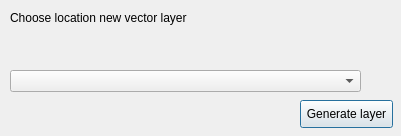
<?xml version="1.0" encoding="UTF-8"?>
<ui version="4.0">
 <class>Dialog</class>
 <widget class="QDialog" name="Dialog">
  <property name="geometry">
   <rect>
    <x>0</x>
    <y>0</y>
    <width>401</width>
    <height>136</height>
   </rect>
  </property>
  <property name="windowTitle">
   <string>Dialog</string>
  </property>
  <widget class="QgsFileWidget" name="mQgsFileWidget">
   <property name="geometry">
    <rect>
     <x>10</x>
     <y>30</y>
     <width>381</width>
     <height>27</height>
    </rect>
   </property>
   <property name="accessibleName">
    <string>FileWidget</string>
   </property>
   <property name="accessibleDescription">
    <string>Pick a location to save your new vector layer</string>
   </property>
   <property name="locale">
    <locale language="English" country="Netherlands"/>
   </property>
  </widget>
  <widget class="QLabel" name="label">
   <property name="geometry">
    <rect>
     <x>10</x>
     <y>10</y>
     <width>351</width>
     <height>16</height>
    </rect>
   </property>
   <property name="text">
    <string>Choose location new vector layer</string>
   </property>
  </widget>
  <widget class="QPushButton" name="pushButton">
   <property name="geometry">
    <rect>
     <x>300</x>
     <y>100</y>
     <width>93</width>
     <height>28</height>
    </rect>
   </property>
   <property name="locale">
    <locale language="English" country="Netherlands"/>
   </property>
   <property name="text">
    <string>Generate layer</string>
   </property>
  </widget>
  <widget class="QComboBox" name="comboBox">
   <property name="geometry">
    <rect>
     <x>10</x>
     <y>70</y>
     <width>351</width>
     <height>22</height>
    </rect>
   </property>
  </widget>
 </widget>
 <customwidgets>
  <customwidget>
   <class>QgsFileWidget</class>
   <extends>QWidget</extends>
   <header>qgsfilewidget.h</header>
  </customwidget>
 </customwidgets>
 <resources/>
 <connections/>
</ui>
